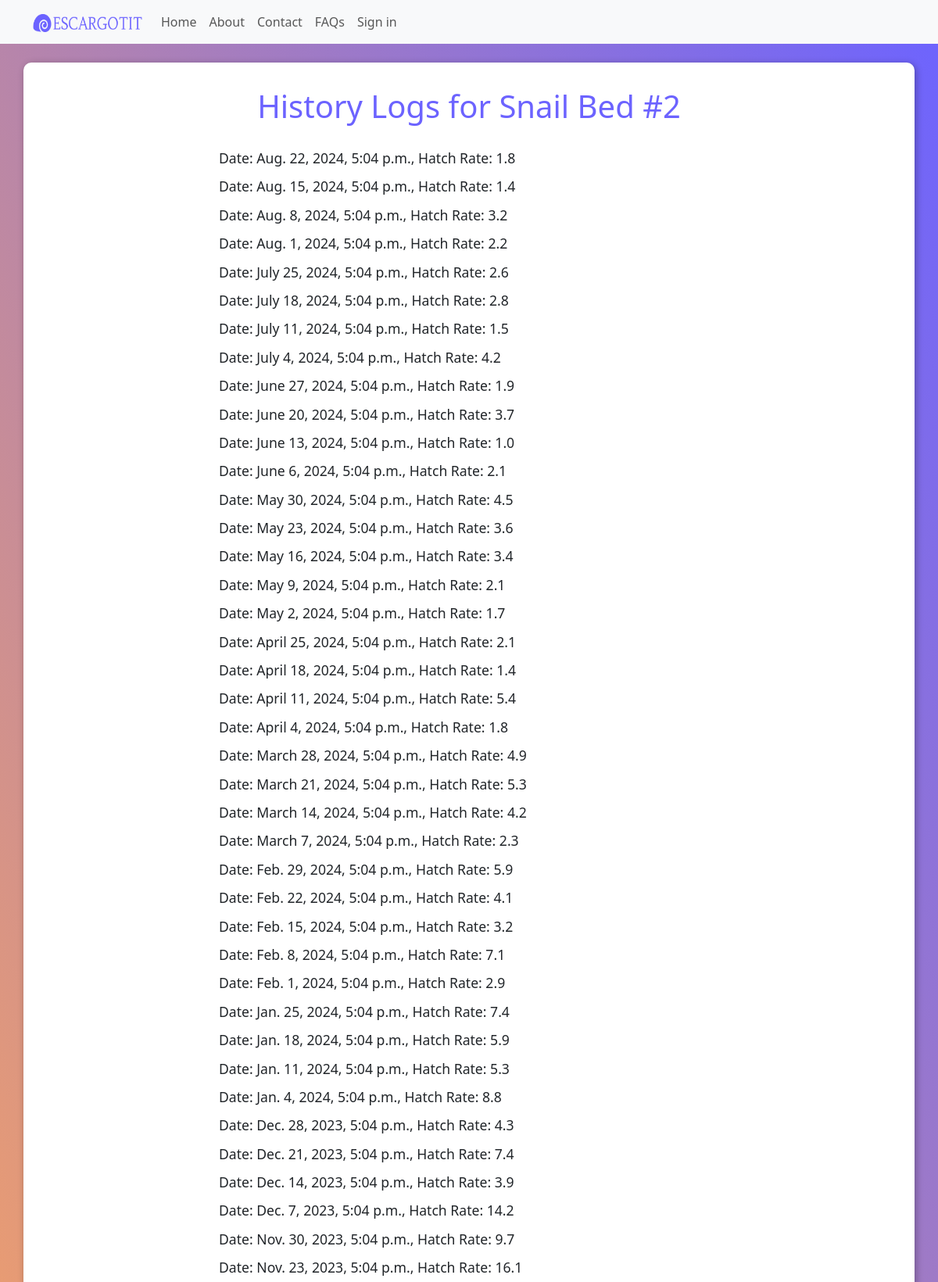
The page /view_hatch_rate_history/428/ (upper part) on the database its author committed.
### core/models.py (models this page shows, shortened)
class SnailBed(models.Model):
    bed_name = models.CharField(max_length=100, unique=False, null=True, blank=True)
    user = models.ForeignKey(AdminUser, on_delete=models.CASCADE, null=True, blank=True, db_constraint=False)
    employee = models.ForeignKey(EmployeeUser, on_delete=models.SET_NULL, null=True, blank=True, db_constraint=False)
    snail_amount = models.IntegerField(null=True, blank=True)
    hatch_rate = models.ForeignKey('SnailHatchRate', on_delete=models.SET_NULL, null=True, blank=True)
    mortality_rate = models.ForeignKey('SnailMortalityRate', on_delete=models.SET_NULL, null=True, blank=True)
    maturity_rate = models.ForeignKey('TimeTakenToMature', on_delete=models.SET_NULL, null=True, blank=True)
    snail_feed = models.ForeignKey('SnailFeed', on_delete=models.SET_NULL, null=True, blank=True)

class SnailHatchRate(models.Model):
    snail_bed = models.ForeignKey(SnailBed, on_delete=models.CASCADE)
    preexisting_snail_amount = models.IntegerField(null=True, blank=True, default=0)
    newly_hatched_snails = models.IntegerField()
    hatch_rate_percentage = models.DecimalField(max_digits=5, decimal_places=2, null=True, blank=True)
    datetime = models.DateTimeField(default=timezone.now)
    @property
    def hatch_rate_percentage(self):
        if self.preexisting_snail_amount > 0:
            return round( (self.newly_hatched_snails / self.preexisting_snail_amount) * 100 , 1)
        else:
            return 0

### core/views.py (the view)
# urls.py: path('view_hatch_rate_history/<int:snail_bed_id>/', views.SnailHatchRateListView.as_view(), name='view_hatch_rate_history'),
class SnailHatchRateListView(ListView):
    model = SnailHatchRate
    template_name = 'history.html'
    context_object_name = 'history_data'
    def get_queryset(self):
        snail_bed = get_object_or_404(SnailBed, id=self.kwargs['snail_bed_id'])
        return SnailHatchRate.objects.filter(snail_bed=snail_bed).order_by('-datetime')
    def get_context_data(self, **kwargs):
        context = super().get_context_data(**kwargs)
        context['snail_bed'] = get_object_or_404(SnailBed, id=self.kwargs['snail_bed_id'])
        return context

### core/templatetags/filters.py (called while the page is built)
@register.filter
def classname(obj):
    return obj.__class__.__name__

### templates/history.html (shortened to what this page needs)
{% extends "base/base.html" %}
{% load static %}
{% load filters %}
{% block scripts %}
    <link href="{% static 'css/history.css' %}" rel="stylesheet" type="text/css">
{% endblock %}
{% block content %}
<div class="main container mt-4">
    <h1>History Logs for {{ snail_bed.bed_name }}</h1>
    {% if history_data %}
        <ul>
            {% for record in history_data %}
                {% with record|classname as modelclass %}
                    {% if modelclass == "SnailHatchRate" %}
                        <li>Date: {{ record.datetime }},
                            Hatch Rate: {{ record.hatch_rate_percentage }}</li>
                    {% elif modelclass == "SnailMortalityRate" %}
                        <li>Date: {{ record.datetime }},
                            Mortality Rate: {{ record.mortality_rate_percentage }}</li>
                    {% elif modelclass == "SnailFeed" %}
                        <li>Date Feed given: {{ record.consumed_on }},
                            Grams of Feed given: {{ record.grams_feed_given }}</li>
                    {% endif %}
                {% endwith %}
            {% endfor %}
        </ul>
    {% else %}
        <h3> No data available </h3>
    {% endif %}
</div>
{% endblock %}

### static/css/history.css (style rules this page uses)
body { background: linear-gradient(to bottom left, #6c63ff, #ffa659); }
.main.container { background-color: white; box-shadow: 2px 2px 10px rgba(0, 0, 0, 0.3); border-radius: 10px; margin-top: 2rem; margin-bottom: 2rem; padding: 1rem 3rem; }
h1 { color: #6c63ff; padding: 1rem; text-align: center; }
.main ul { padding-left: 0; display: flex; flex-direction: column; align-content: center; align-items: flex-start; justify-content: flex-start; width: 40rem; margin-left: auto; margin-right: auto; }
.main li { list-style-type: none; font-size: 1.1rem; margin-top: 5px; margin-bottom: 5px; }

### rows shown on the page
SnailBed: bed_name "Snail Bed #2"
SnailHatchRate: datetime "Aug. 22, 2024, 5:04 p.m.", hatch_rate_percentage "1.8"
SnailHatchRate: datetime "Aug. 15, 2024, 5:04 p.m.", hatch_rate_percentage "1.4"
SnailHatchRate: datetime "Aug. 8, 2024, 5:04 p.m.", hatch_rate_percentage "3.2"
SnailHatchRate: datetime "Aug. 1, 2024, 5:04 p.m.", hatch_rate_percentage "2.2"
SnailHatchRate: datetime "July 25, 2024, 5:04 p.m.", hatch_rate_percentage "2.6"
SnailHatchRate: datetime "July 18, 2024, 5:04 p.m.", hatch_rate_percentage "2.8"
SnailHatchRate: datetime "July 11, 2024, 5:04 p.m.", hatch_rate_percentage "1.5"
SnailHatchRate: datetime "July 4, 2024, 5:04 p.m.", hatch_rate_percentage "4.2"
SnailHatchRate: datetime "June 27, 2024, 5:04 p.m.", hatch_rate_percentage "1.9"
SnailHatchRate: datetime "June 20, 2024, 5:04 p.m.", hatch_rate_percentage "3.7"
SnailHatchRate: datetime "June 13, 2024, 5:04 p.m.", hatch_rate_percentage "1.0"
SnailHatchRate: datetime "June 6, 2024, 5:04 p.m.", hatch_rate_percentage "2.1"
SnailHatchRate: datetime "May 30, 2024, 5:04 p.m.", hatch_rate_percentage "4.5"
SnailHatchRate: datetime "May 23, 2024, 5:04 p.m.", hatch_rate_percentage "3.6"
SnailHatchRate: datetime "May 16, 2024, 5:04 p.m.", hatch_rate_percentage "3.4"
SnailHatchRate: datetime "May 9, 2024, 5:04 p.m.", hatch_rate_percentage "2.1"
SnailHatchRate: datetime "May 2, 2024, 5:04 p.m.", hatch_rate_percentage "1.7"
SnailHatchRate: datetime "April 25, 2024, 5:04 p.m.", hatch_rate_percentage "2.1"
SnailHatchRate: datetime "April 18, 2024, 5:04 p.m.", hatch_rate_percentage "1.4"
SnailHatchRate: datetime "April 11, 2024, 5:04 p.m.", hatch_rate_percentage "5.4"
SnailHatchRate: datetime "April 4, 2024, 5:04 p.m.", hatch_rate_percentage "1.8"
SnailHatchRate: datetime "March 28, 2024, 5:04 p.m.", hatch_rate_percentage "4.9"
SnailHatchRate: datetime "March 21, 2024, 5:04 p.m.", hatch_rate_percentage "5.3"
SnailHatchRate: datetime "March 14, 2024, 5:04 p.m.", hatch_rate_percentage "4.2"
SnailHatchRate: datetime "March 7, 2024, 5:04 p.m.", hatch_rate_percentage "2.3"
SnailHatchRate: datetime "Feb. 29, 2024, 5:04 p.m.", hatch_rate_percentage "5.9"
SnailHatchRate: datetime "Feb. 22, 2024, 5:04 p.m.", hatch_rate_percentage "4.1"
SnailHatchRate: datetime "Feb. 15, 2024, 5:04 p.m.", hatch_rate_percentage "3.2"
SnailHatchRate: datetime "Feb. 8, 2024, 5:04 p.m.", hatch_rate_percentage "7.1"
SnailHatchRate: datetime "Feb. 1, 2024, 5:04 p.m.", hatch_rate_percentage "2.9"
SnailHatchRate: datetime "Jan. 25, 2024, 5:04 p.m.", hatch_rate_percentage "7.4"
SnailHatchRate: datetime "Jan. 18, 2024, 5:04 p.m.", hatch_rate_percentage "5.9"
SnailHatchRate: datetime "Jan. 11, 2024, 5:04 p.m.", hatch_rate_percentage "5.3"
SnailHatchRate: datetime "Jan. 4, 2024, 5:04 p.m.", hatch_rate_percentage "8.8"
SnailHatchRate: datetime "Dec. 28, 2023, 5:04 p.m.", hatch_rate_percentage "4.3"
SnailHatchRate: datetime "Dec. 21, 2023, 5:04 p.m.", hatch_rate_percentage "7.4"
SnailHatchRate: datetime "Dec. 14, 2023, 5:04 p.m.", hatch_rate_percentage "3.9"
SnailHatchRate: datetime "Dec. 7, 2023, 5:04 p.m.", hatch_rate_percentage "14.2"
SnailHatchRate: datetime "Nov. 30, 2023, 5:04 p.m.", hatch_rate_percentage "9.7"
SnailHatchRate: datetime "Nov. 23, 2023, 5:04 p.m.", hatch_rate_percentage "16.1"
